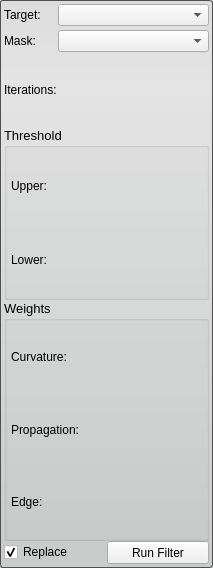
<?xml version="1.0" encoding="UTF-8"?>
<ui version="4.0">
 <class>ThresholdSegmentationLSFilterInterface</class>
 <widget class="QWidget" name="ThresholdSegmentationLSFilterInterface">
  <property name="geometry">
   <rect>
    <x>0</x>
    <y>0</y>
    <width>213</width>
    <height>568</height>
   </rect>
  </property>
  <property name="sizePolicy">
   <sizepolicy hsizetype="Preferred" vsizetype="Fixed">
    <horstretch>0</horstretch>
    <verstretch>0</verstretch>
   </sizepolicy>
  </property>
  <property name="minimumSize">
   <size>
    <width>0</width>
    <height>568</height>
   </size>
  </property>
  <property name="maximumSize">
   <size>
    <width>16777215</width>
    <height>568</height>
   </size>
  </property>
  <property name="windowTitle">
   <string>Threshold Segmentation Level Set Filter</string>
  </property>
  <property name="styleSheet">
   <string notr="true">QWidget#ThresholdSegmentationLSFilterInterface{
	border-radius: 3px;
	border: 1px solid rgb(80, 80,80);
	background-color: qlineargradient(spread:pad, x1:0.5, y1:0, x2:0.5, y2:0.960227, stop:0 rgba(221, 221, 221, 255), stop:0.155779 rgba(228, 228, 228, 255), stop:1 rgba(202, 204, 204, 255));      
}</string>
  </property>
  <layout class="QVBoxLayout" name="verticalLayout_3">
   <property name="spacing">
    <number>0</number>
   </property>
   <property name="margin">
    <number>4</number>
   </property>
   <item>
    <layout class="QHBoxLayout" name="activeHLayout" stretch="1,3">
     <property name="spacing">
      <number>4</number>
     </property>
     <property name="bottomMargin">
      <number>4</number>
     </property>
     <item>
      <widget class="QLabel" name="activeLabel">
       <property name="text">
        <string>Target:</string>
       </property>
      </widget>
     </item>
     <item>
      <widget class="QComboBox" name="targetComboBox">
       <property name="layoutDirection">
        <enum>Qt::LeftToRight</enum>
       </property>
       <property name="sizeAdjustPolicy">
        <enum>QComboBox::AdjustToMinimumContentsLength</enum>
       </property>
       <property name="minimumContentsLength">
        <number>12</number>
       </property>
      </widget>
     </item>
    </layout>
   </item>
   <item>
    <layout class="QHBoxLayout" name="maskHLayout" stretch="1,3">
     <property name="spacing">
      <number>4</number>
     </property>
     <item>
      <widget class="QLabel" name="maskLabel">
       <property name="text">
        <string>Mask:</string>
       </property>
      </widget>
     </item>
     <item>
      <widget class="QComboBox" name="maskComboBox">
       <property name="sizeAdjustPolicy">
        <enum>QComboBox::AdjustToMinimumContentsLength</enum>
       </property>
       <property name="minimumContentsLength">
        <number>12</number>
       </property>
      </widget>
     </item>
    </layout>
   </item>
   <item>
    <layout class="QHBoxLayout" name="iterationsHLayout_top">
     <item>
      <widget class="QLabel" name="iterationsLabel">
       <property name="text">
        <string>Iterations:</string>
       </property>
      </widget>
     </item>
    </layout>
   </item>
   <item>
    <layout class="QHBoxLayout" name="iterationsHLayout_bottom"/>
   </item>
   <item>
    <widget class="QGroupBox" name="thresholdGroupBox">
     <property name="sizePolicy">
      <sizepolicy hsizetype="Preferred" vsizetype="Fixed">
       <horstretch>0</horstretch>
       <verstretch>0</verstretch>
      </sizepolicy>
     </property>
     <property name="minimumSize">
      <size>
       <width>0</width>
       <height>173</height>
      </size>
     </property>
     <property name="maximumSize">
      <size>
       <width>16777215</width>
       <height>173</height>
      </size>
     </property>
     <property name="font">
      <font>
       <pointsize>10</pointsize>
      </font>
     </property>
     <property name="title">
      <string>Threshold</string>
     </property>
     <property name="flat">
      <bool>false</bool>
     </property>
     <layout class="QVBoxLayout" name="verticalLayout">
      <property name="spacing">
       <number>0</number>
      </property>
      <property name="leftMargin">
       <number>4</number>
      </property>
      <property name="topMargin">
       <number>0</number>
      </property>
      <property name="rightMargin">
       <number>4</number>
      </property>
      <property name="bottomMargin">
       <number>0</number>
      </property>
      <item>
       <layout class="QHBoxLayout" name="upperHLayout_top">
        <item>
         <widget class="QLabel" name="upperLabel">
          <property name="text">
           <string>Upper:</string>
          </property>
         </widget>
        </item>
       </layout>
      </item>
      <item>
       <layout class="QHBoxLayout" name="upperHLayout_bottom"/>
      </item>
      <item>
       <layout class="QHBoxLayout" name="lowerHLayout_top">
        <item>
         <widget class="QLabel" name="lowerLabel">
          <property name="text">
           <string>Lower:</string>
          </property>
         </widget>
        </item>
       </layout>
      </item>
      <item>
       <layout class="QHBoxLayout" name="lowerHLayout_bottom"/>
      </item>
     </layout>
    </widget>
   </item>
   <item>
    <widget class="QGroupBox" name="weightsGroupBox">
     <property name="sizePolicy">
      <sizepolicy hsizetype="Preferred" vsizetype="Fixed">
       <horstretch>0</horstretch>
       <verstretch>0</verstretch>
      </sizepolicy>
     </property>
     <property name="minimumSize">
      <size>
       <width>0</width>
       <height>241</height>
      </size>
     </property>
     <property name="maximumSize">
      <size>
       <width>16777215</width>
       <height>241</height>
      </size>
     </property>
     <property name="font">
      <font>
       <pointsize>10</pointsize>
      </font>
     </property>
     <property name="title">
      <string>Weights</string>
     </property>
     <property name="flat">
      <bool>false</bool>
     </property>
     <layout class="QVBoxLayout" name="verticalLayout_2">
      <property name="spacing">
       <number>0</number>
      </property>
      <property name="leftMargin">
       <number>4</number>
      </property>
      <property name="topMargin">
       <number>0</number>
      </property>
      <property name="rightMargin">
       <number>4</number>
      </property>
      <property name="bottomMargin">
       <number>0</number>
      </property>
      <item>
       <layout class="QHBoxLayout" name="curvatureHLayout_top">
        <item>
         <widget class="QLabel" name="curvatureLabel">
          <property name="text">
           <string>Curvature:</string>
          </property>
         </widget>
        </item>
       </layout>
      </item>
      <item>
       <layout class="QHBoxLayout" name="curvatureHLayout_bottom"/>
      </item>
      <item>
       <layout class="QHBoxLayout" name="propagationHLayout_top">
        <item>
         <widget class="QLabel" name="propagationLabel">
          <property name="text">
           <string>Propagation:</string>
          </property>
         </widget>
        </item>
       </layout>
      </item>
      <item>
       <layout class="QHBoxLayout" name="propagationHLayout_bottom"/>
      </item>
      <item>
       <layout class="QHBoxLayout" name="edgeHLayout_top">
        <item>
         <widget class="QLabel" name="edgeLabel">
          <property name="text">
           <string>Edge:</string>
          </property>
         </widget>
        </item>
       </layout>
      </item>
      <item>
       <layout class="QHBoxLayout" name="edgeHLayout_bottom"/>
      </item>
     </layout>
    </widget>
   </item>
   <item>
    <layout class="QHBoxLayout" name="replaceRunLayout">
     <item>
      <widget class="QCheckBox" name="replaceCheckBox">
       <property name="sizePolicy">
        <sizepolicy hsizetype="Preferred" vsizetype="Fixed">
         <horstretch>0</horstretch>
         <verstretch>0</verstretch>
        </sizepolicy>
       </property>
       <property name="text">
        <string>Replace</string>
       </property>
       <property name="checked">
        <bool>true</bool>
       </property>
      </widget>
     </item>
     <item>
      <widget class="QPushButton" name="runButton">
       <property name="sizePolicy">
        <sizepolicy hsizetype="Preferred" vsizetype="Fixed">
         <horstretch>0</horstretch>
         <verstretch>0</verstretch>
        </sizepolicy>
       </property>
       <property name="maximumSize">
        <size>
         <width>16777215</width>
         <height>23</height>
        </size>
       </property>
       <property name="text">
        <string>Run Filter</string>
       </property>
      </widget>
     </item>
    </layout>
   </item>
  </layout>
 </widget>
 <resources/>
 <connections/>
</ui>
